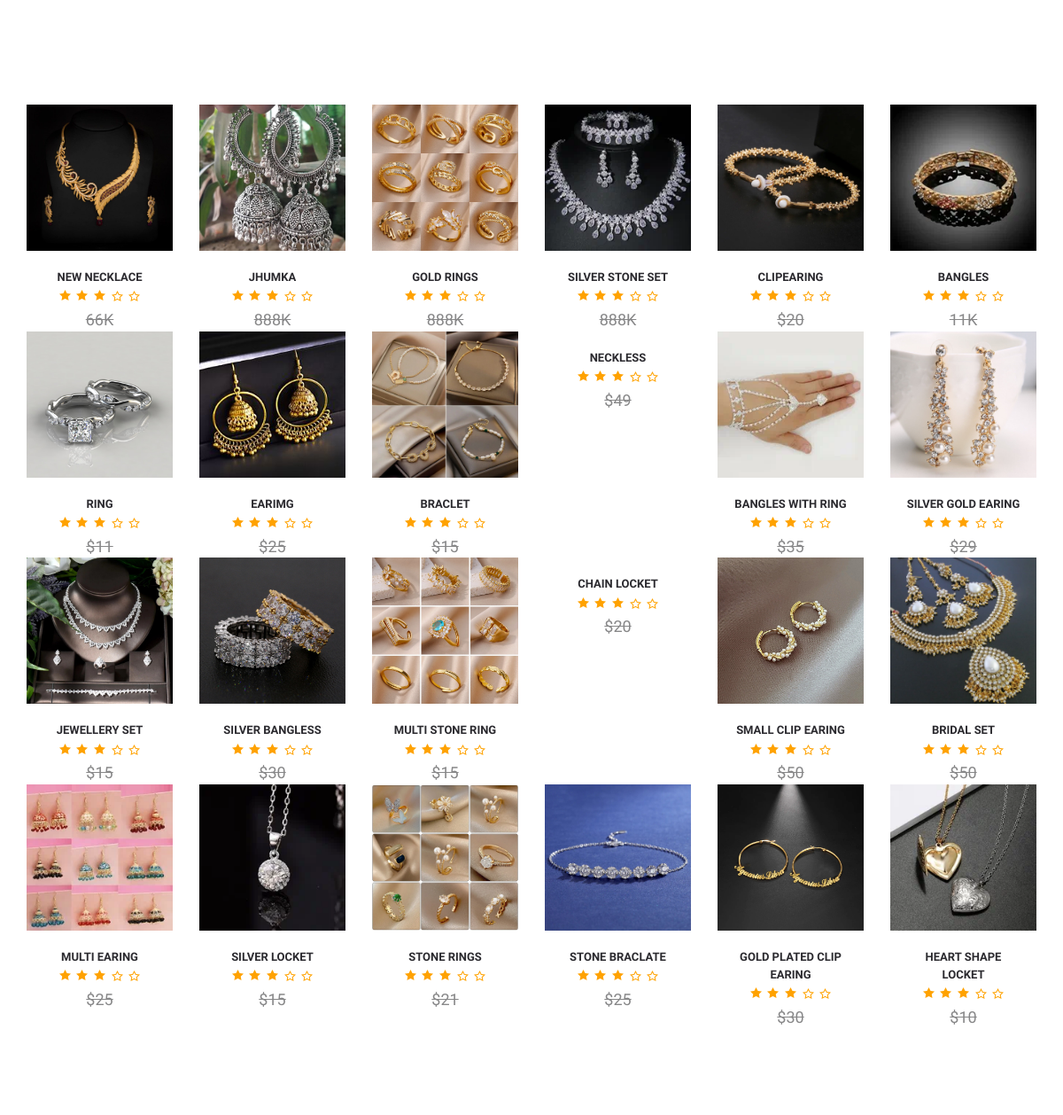
Before: /jewellery.php (middle part) with the older database file.
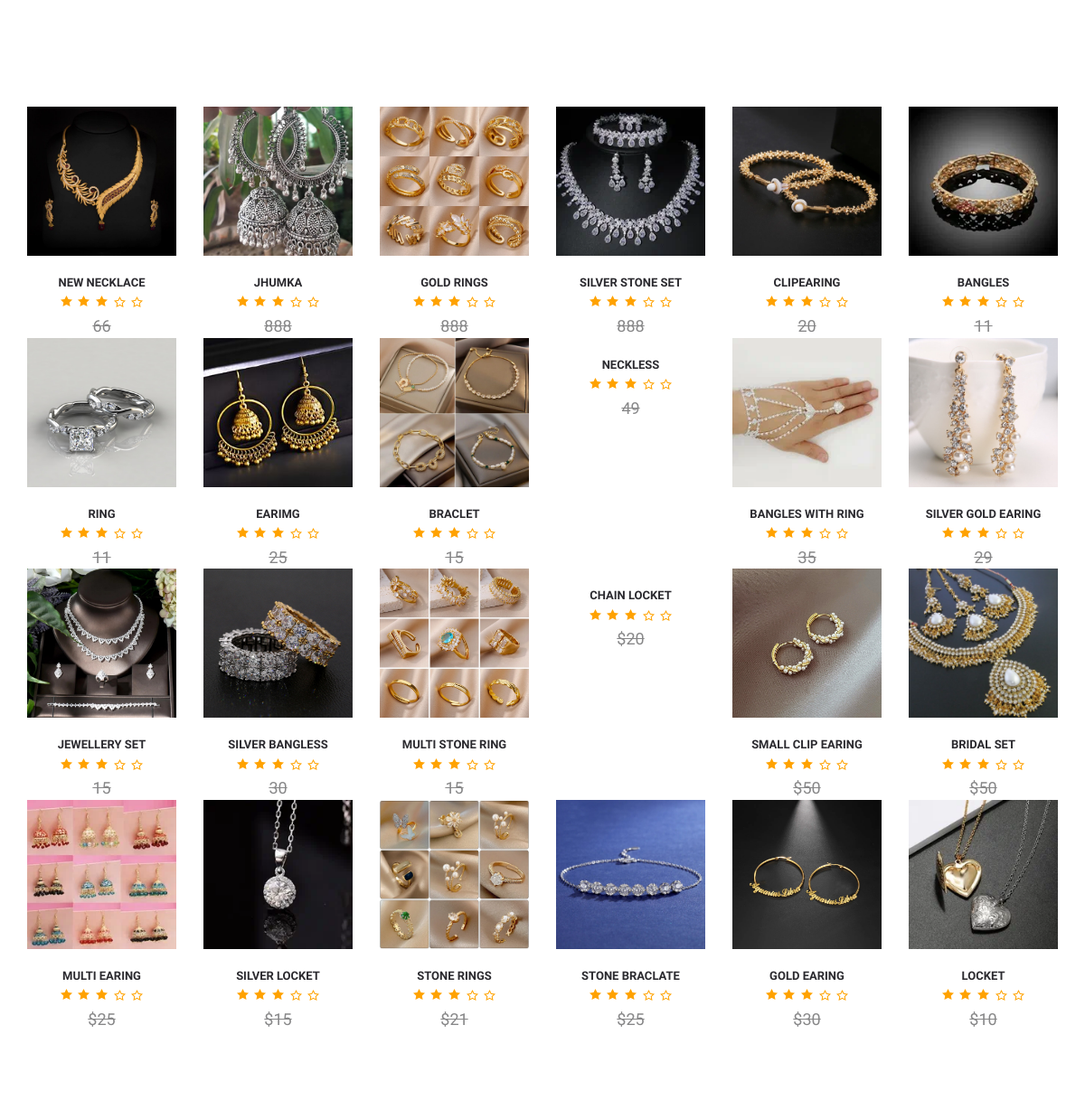
After: the same page with the newer database file.
### tables this page shows
CREATE TABLE `addproduct` (
  `pid` int(11) NOT NULL,
  `ptitle` varchar(255) NOT NULL,
  `pdescription` text NOT NULL,
  `pcategory` int(255) NOT NULL,
  `pprice` varchar(255) NOT NULL,
  `pimage` varchar(255) NOT NULL,
  `status` tinyint(4) NOT NULL DEFAULT 1
);

### jewellery.php (the view, shortened to what this page needs)
<?php
include('includes/navbar.php');
include('includes/config.php');
?>
<br>
<br>
<br>
<br>
<br>
<br>
<br>
<br>
<div class="newest" id="newest">
    <div class="container">
        <div class="newest-content">
            <div class="newest-tab">
                <div id="myTabContent" class="tab-content">
                    <div role="tabpanel" class="tab-pane fade in active" id="1" aria-labelledby="cat-1">
                        <div class="row clearfix">
                            <?php
                            $cosmeticsfetch = "SELECT * from `addproduct` where pcategory = '2'";
                            $runquery = mysqli_query($connection, $cosmeticsfetch);
                            if (mysqli_num_rows($runquery) > 0) {
                                while ($row = mysqli_fetch_assoc($runquery)) {
                                    ?>
                                    <div class="col-md-4 col-lg-2 col-sm-12">
                                        <div class="product-fade">
                                            <div class="product-fade-wrap">
                                                <div id="product-image" class="">
                                                    <div class="item"><img src="<?php echo 'images/' . $row['pimage']; ?>"
                                                            alt="" class="img-responsive"></div>
                                                </div>
                                            </div>
                                        </div>
                                        <div class="product-name">
                                            <a href="">
                                                <?php echo $row['ptitle']; ?>
                                            </a>
                                        </div>
                                        <div class="star-1"></div>
                                        <div class="product-price">
                                            <span>
                                                <?php echo $row['pprice']; ?>
                                            </span>
                                        </div>
                                    </div>
                                    <?php
                                }
                            }
                            ?>
                        </div>
                    </div>
                </div>
            </div>
        </div>
    </div>
</div>
<?php
include('includes/footer.php')
    ?>

### includes/navbar.php (shortened to what this page needs)
<!DOCTYPE html>
<html lang="en">
<head>
    <link href='font-awesome/css/font-awesome.css' rel='stylesheet' type='text/css'>
    <link href="css/bootstrap.min.css" rel="stylesheet">
    <link href="style.css" rel="stylesheet">
    <link href="responsive.css" rel="stylesheet">
    <link href="css/owl.carousel.css" rel="stylesheet">
    <link href="css/owl.theme.css" rel="stylesheet">
    <link href="css/owl.transitions.css" rel="stylesheet">
    <link href="css/prettyPhoto.css" rel="stylesheet">
    <link rel="stylesheet" href="https://cdnjs.cloudflare.com/ajax/libs/font-awesome/6.4.2/css/all.min.css"
 />
</head>
<body bgcolor="white">

### includes/footer.php (shortened to what this page needs)
<html>
</html>
</body>
</html>

Changed rows visible on the page:
changed addproduct "NEW NECKLACE": pprice "66K" → "66"
changed addproduct "JHUMKA": pprice "888K" → "888"
changed addproduct "GOLD RINGS": pprice "888K" → "888"
changed addproduct "SILVER STONE SET": pprice "888K" → "888"
changed addproduct "CLIPEARING": pprice "$20" → "20"
changed addproduct "BANGLES": pprice "11K" → "11"
changed addproduct "RING": pprice "$11" → "11"
changed addproduct "EARIMG": pprice "$25" → "25"
changed addproduct "BRACLET": pprice "$15" → "15"
changed addproduct "NECKLESS": pprice "$49" → "49"
changed addproduct "BANGLES WITH RING": pprice "$35" → "35"
changed addproduct "SILVER GOLD EARING": pprice "$29" → "29"
changed addproduct "JEWELLERY SET": pprice "$15" → "15"
changed addproduct "SILVER BANGLESS": pprice "$30" → "30"
changed addproduct "MULTI STONE RING": pprice "$15" → "15"
changed addproduct: ptitle "GOLD PLATED CLIP EARING" → "GOLD EARING"
changed addproduct: ptitle "HEART SHAPE LOCKET" → "LOCKET"
